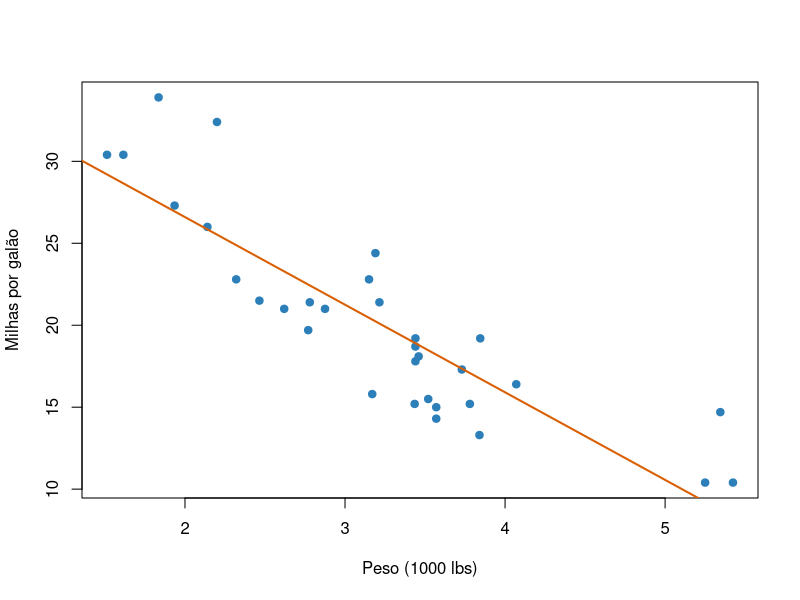
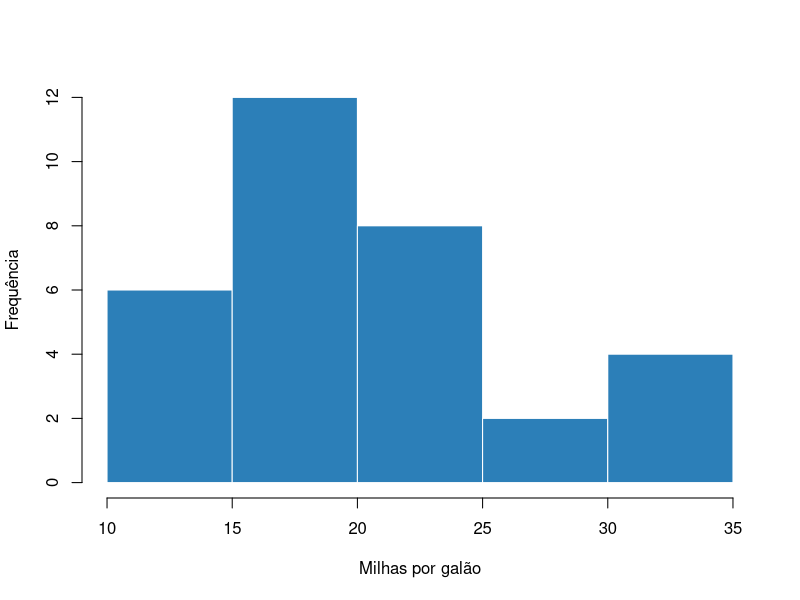
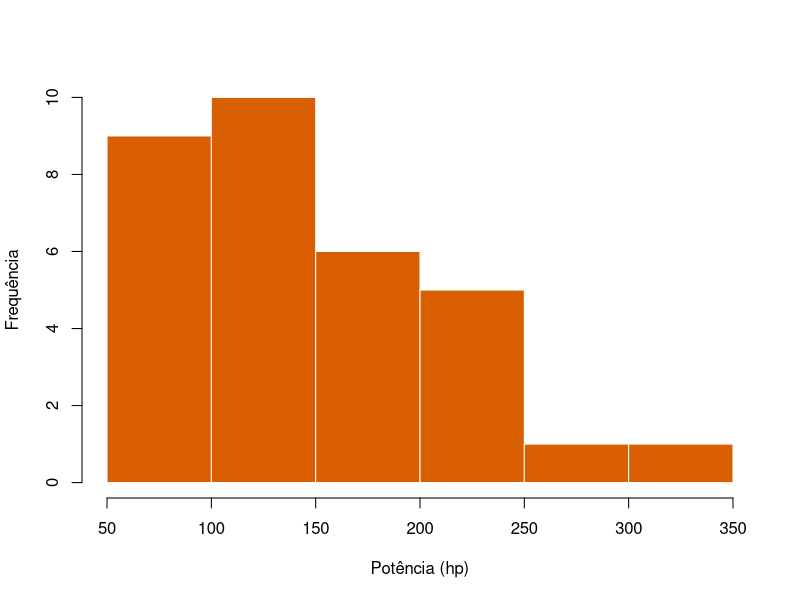
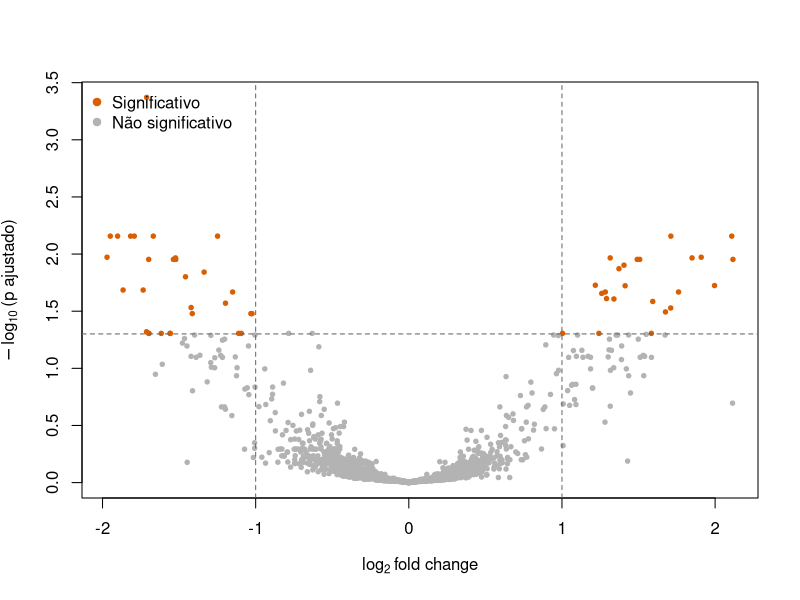
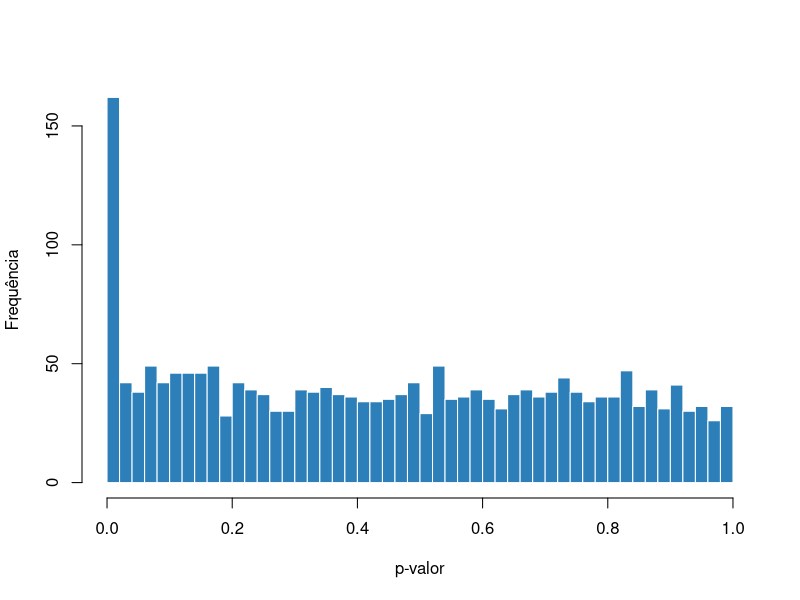
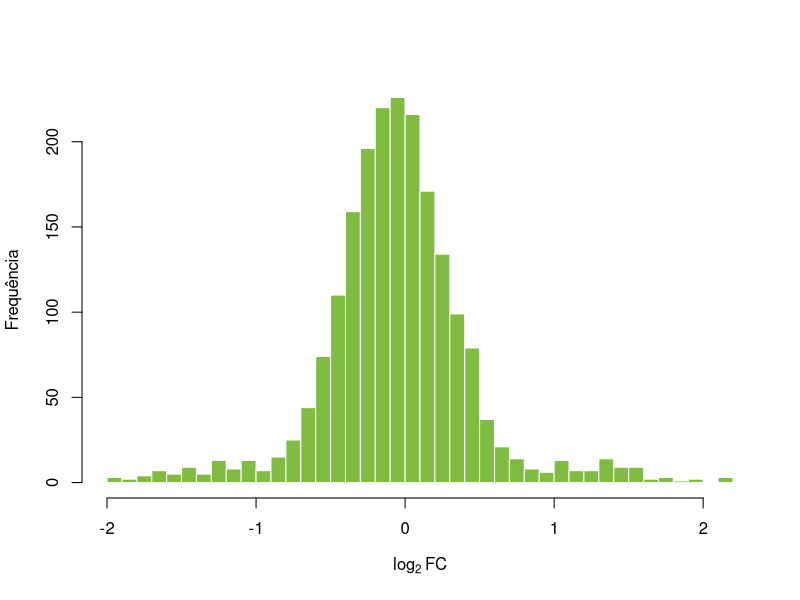
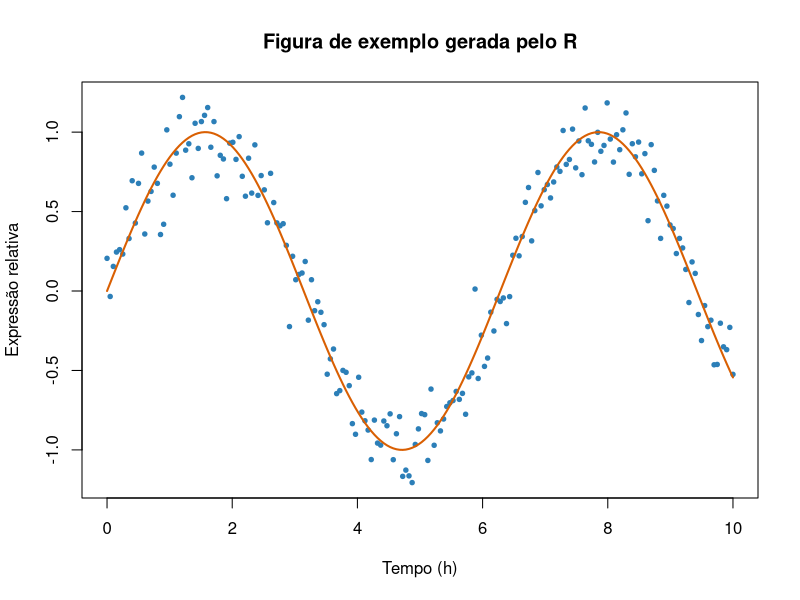

These charts were generated, in order, by the following R code:
## ---- chunk 1
#| label: setup-oculto
#| include: false

# Gera uma imagem de exemplo usada na seção de Markdown,
# para que o material seja 100% autocontido (sem arquivos externos).
dir.create("imagens", showWarnings = FALSE)
png("imagens/exemplo-expressao.png", width = 900, height = 550, res = 110)
set.seed(42)
x <- seq(0, 10, length.out = 200)
plot(x, sin(x) + rnorm(200, sd = 0.15),
     type = "p", pch = 19, cex = 0.6, col = "#2C7FB8",
     xlab = "Tempo (h)", ylab = "Expressão relativa",
     main = "Figura de exemplo gerada pelo R")
lines(x, sin(x), lwd = 2, col = "#D95F02")
dev.off()
## ---- chunk 2
#| label: exemplo
#| echo: true
1 + 1
## ---- chunk 3
#| label: media-simples
#| echo: true
x <- c(12, 15, 9, 22, 18)
mean(x)
## ---- chunk 4
#| label: dados-inline
#| include: false
set.seed(2026)
expressao <- rnorm(120, mean = 8.4, sd = 1.9)
## ---- chunk 5
#| label: fig-dispersao
#| fig-cap: "Relação entre peso e consumo no conjunto de dados `mtcars`."
#| fig-width: 6
#| fig-height: 4

plot(mtcars$wt, mtcars$mpg,
     pch = 19, col = "#2C7FB8",
     xlab = "Peso (1000 lbs)", ylab = "Milhas por galão")
abline(lm(mpg ~ wt, data = mtcars), col = "#D95F02", lwd = 2)
## ---- chunk 6
#| label: fig-painel
#| fig-cap: "Distribuições das variáveis do `mtcars`."
#| fig-subcap:
#|   - "Consumo"
#|   - "Potência"
#| layout-ncol: 2
#| fig-width: 4.5
#| fig-height: 3.5

hist(mtcars$mpg, col = "#2C7FB8", border = "white",
     main = "", xlab = "Milhas por galão", ylab = "Frequência")
hist(mtcars$hp, col = "#D95F02", border = "white",
     main = "", xlab = "Potência (hp)", ylab = "Frequência")
## ---- chunk 7
#| label: tbl-mtcars
#| tbl-cap: "Primeiras linhas do conjunto `mtcars`."

knitr::kable(
  head(mtcars[, c("mpg", "cyl", "hp", "wt")], 6),
  col.names = c("Consumo", "Cilindros", "Potência", "Peso"),
  digits = 2
)
## ---- chunk 8
#| label: setup-ex5
#| include: false

# Bibliotecas e configurações globais do relatório
library(knitr)
## ---- chunk 9
#| label: simulacao
#| cache: true
#| code-summary: "Simulação da matriz de contagens"

# Parâmetros da simulação — é aqui que você mexe para testar
# o critério de sucesso no fim desta seção.
set.seed(2026)
n_genes     <- 2000
n_por_grupo <- 6
n_de        <- 150

# Contagens de base (distribuição binomial negativa, como em RNA-seq real)
mu_base <- rgamma(n_genes, shape = 2, scale = 60)

contagens <- sapply(seq_len(2 * n_por_grupo), function(j) {
  rnbinom(n_genes, mu = mu_base, size = 8)
})

genes <- sprintf("GENE%04d", seq_len(n_genes))
amostras <- c(paste0("CTRL_", 1:n_por_grupo),
              paste0("TRAT_", 1:n_por_grupo))
rownames(contagens) <- genes
colnames(contagens) <- amostras

grupo <- factor(rep(c("controle", "tratado"), each = n_por_grupo))

# Genes verdadeiramente diferenciais: aplicamos um efeito nas amostras tratadas
genes_de <- sample(seq_len(n_genes), n_de)
efeito <- sample(c(2.5, 0.4), n_de, replace = TRUE)   # up e down
colunas_tratadas <- which(grupo == "tratado")

contagens[genes_de, colunas_tratadas] <-
  round(contagens[genes_de, colunas_tratadas] * efeito)

dim(contagens)
## ---- chunk 10
#| label: analise-de
#| cache: true
#| dependson: ["simulacao"]
#| code-summary: "Normalização (CPM) e teste t por gene"

# CPM em escala log2
tamanho_biblioteca <- colSums(contagens)
cpm <- t(t(contagens) / tamanho_biblioteca) * 1e6
log_cpm <- log2(cpm + 1)

# Filtro de genes de baixa expressão
expressos <- rowMeans(cpm) > 1
log_cpm_f <- log_cpm[expressos, ]

media_ctrl <- rowMeans(log_cpm_f[, grupo == "controle"])
media_trat <- rowMeans(log_cpm_f[, grupo == "tratado"])
log2fc <- media_trat - media_ctrl

pvalor <- apply(log_cpm_f, 1, function(y) {
  # tryCatch protege contra genes com variância zero em algum grupo
  tryCatch(
    stats::t.test(y[grupo == "tratado"], y[grupo == "controle"])$p.value,
    error = function(e) NA_real_
  )
})

resultados <- data.frame(
  gene   = rownames(log_cpm_f),
  log2FC = log2fc,
  pvalor = pvalor,
  padj   = p.adjust(pvalor, method = "BH"),
  row.names = NULL
)

resultados <- resultados[!is.na(resultados$pvalor), ]
resultados <- resultados[order(resultados$padj), ]
head(resultados, 3)
## ---- chunk 11
#| label: sumario-numeros
#| include: false

sig <- subset(resultados, padj < 0.05 & abs(log2FC) > 1)
n_sig  <- nrow(sig)
n_up   <- sum(sig$log2FC > 0)
n_down <- sum(sig$log2FC < 0)
menor_p <- signif(min(resultados$padj), 3)
n_testados <- nrow(resultados)
## ---- chunk 12
#| label: tbl-top-genes
#| tbl-cap: "Dez genes com menor p-valor ajustado."

top10 <- head(resultados, 10)
top10$pvalor <- signif(top10$pvalor, 3)
top10$padj   <- signif(top10$padj, 3)
top10$log2FC <- round(top10$log2FC, 2)

knitr::kable(
  top10,
  col.names = c("Gene", "log2FC", "p-valor", "p-ajustado"),
  align = c("l", "r", "r", "r")
)
## ---- chunk 13
#| label: fig-volcano
#| fig-cap: "Volcano plot dos genes testados. Em laranja, genes com p-ajustado < 0,05 e |log2FC| > 1."
#| fig-alt: "Gráfico de dispersão com log2 fold change no eixo x e menos log10 do p-ajustado no eixo y, formando um padrão em V."
#| fig-width: 7
#| fig-height: 5

cor <- ifelse(resultados$padj < 0.05 & abs(resultados$log2FC) > 1,
              "#D95F02", "grey70")

plot(resultados$log2FC, -log10(resultados$padj),
     pch = 19, cex = 0.6, col = cor,
     xlab = expression(log[2]~"fold change"),
     ylab = expression(-log[10]~"(p ajustado)"),
     main = "")
abline(h = -log10(0.05), lty = 2, col = "grey40")
abline(v = c(-1, 1), lty = 2, col = "grey40")
legend("topleft", bty = "n", pch = 19, col = c("#D95F02", "grey70"),
       legend = c("Significativo", "Não significativo"))
## ---- chunk 14
#| label: fig-diagnostico
#| fig-cap: "Diagnóstico da análise."
#| fig-subcap:
#|   - "Distribuição dos p-valores brutos"
#|   - "Distribuição dos log2 fold changes"
#| layout-ncol: 2
#| fig-width: 4.5
#| fig-height: 3.5

hist(resultados$pvalor, breaks = 40, col = "#2C7FB8", border = "white",
     main = "", xlab = "p-valor", ylab = "Frequência")

hist(resultados$log2FC, breaks = 40, col = "#7FBC41", border = "white",
     main = "", xlab = expression(log[2]~"FC"), ylab = "Frequência")
## ---- chunk 15
#| label: session-info
#| code-fold: true
#| code-summary: "Ver informações da sessão"

sessionInfo()
